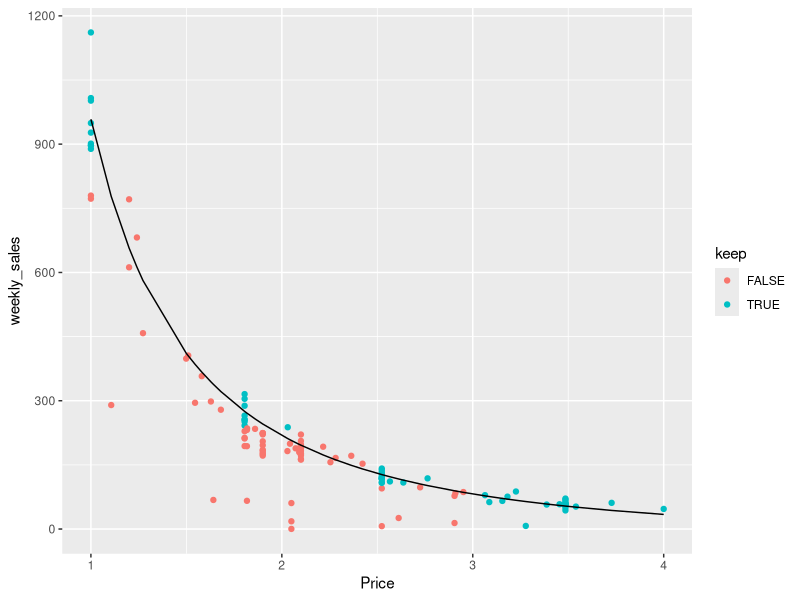
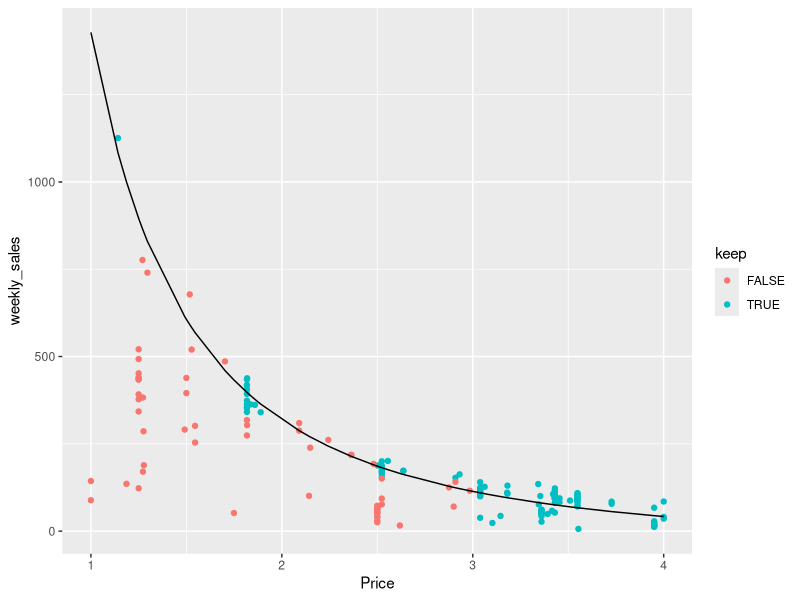
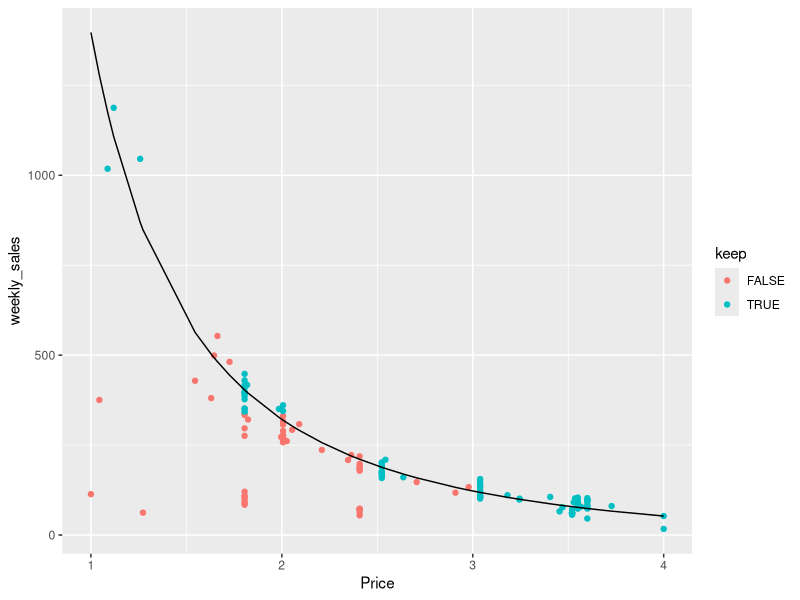
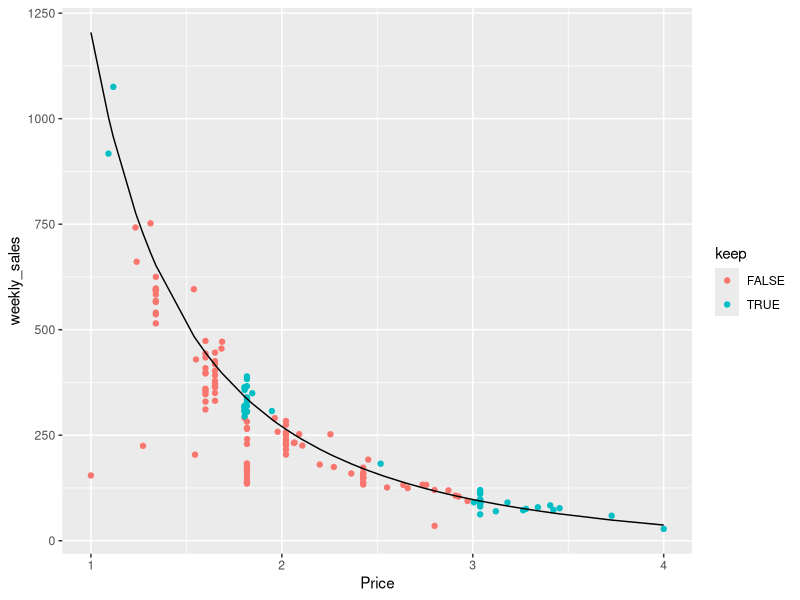
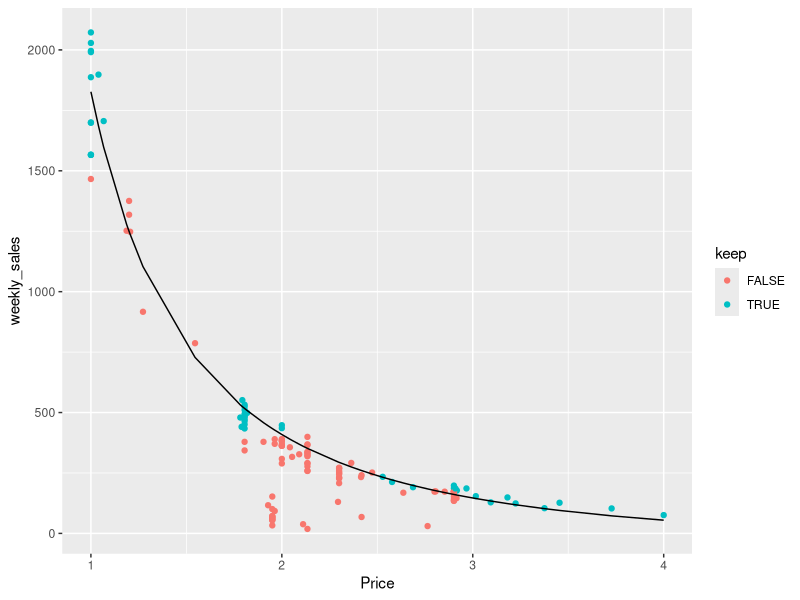
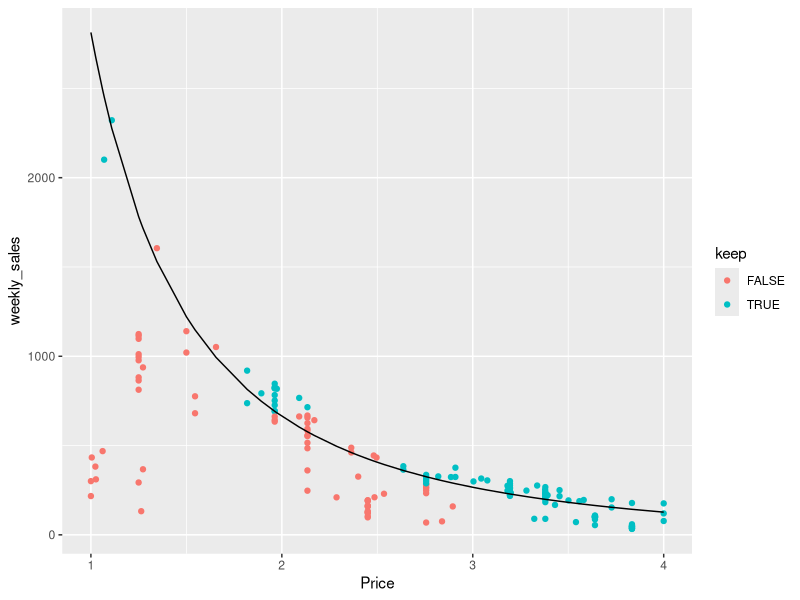
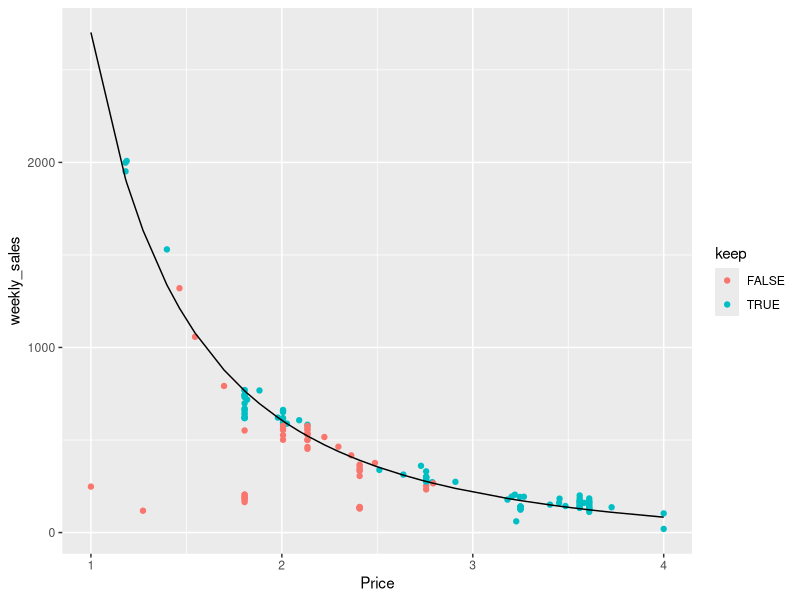
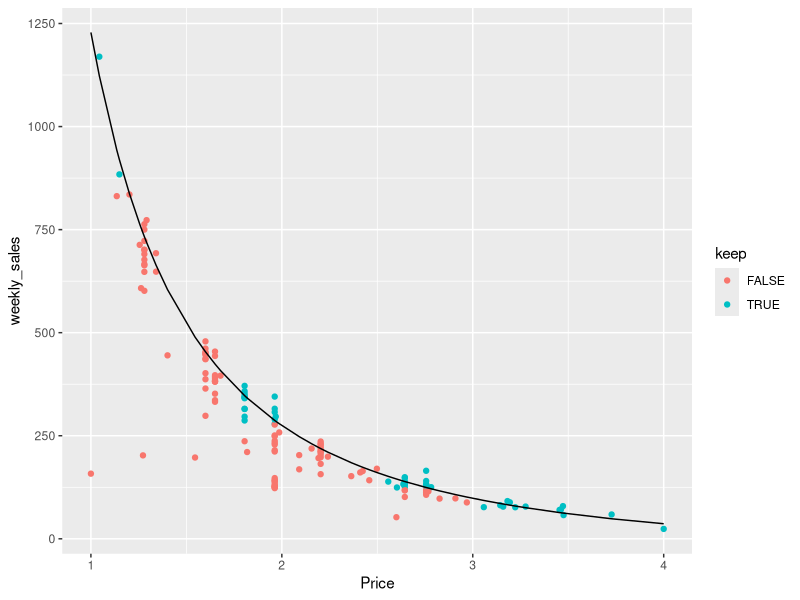

Write the R code that produced these figures, in order.
library(dplyr)
library(ggplot2)
# library(MASS)

sales_df <- read.csv('sales.csv', stringsAsFactors=FALSE)
sales_df$weekly_sales <- sales_df$Sales / 4
regions <- unique(sales_df$Region)
products <- unique(sales_df$Product)
price_neighborhoods <- seq(1, 4, by=0.75)

get.neighborhood <- function(p, price_neighborhoods) {
    # Take care of tail end
    if (p == 4) {
        return(length(price_neighborhoods) - 1)
    }
    # Note we take the last element because neighborhoods
    # are inclusive on the lower end.
    found <- which(sort(c(p, price_neighborhoods)) == p)
    return(found[length(found)] - 1)
}

# Testing get.neighborhood
# for (p in seq(1, 4, by=0.1)) {
#     print(p)
#     print(get.neighborhood(p, price_neighborhoods))
# }

PROP = 0.25

coef_fit_df <- data.frame(matrix(0, 28, 4))
colnames(coef_fit_df) <- c('b',
                           'a',
                           'region',
                           'product')
j <- 1
for (region in regions) {
    for (product in products) {
        this_df <- sales_df %>%
            filter(Region == region, Product == product) %>%
            filter(weekly_sales > 0) # This isn't removing censored
            # data, it's just removing point with no sales.

        # Apply neighborhood-based removal of censored data.
        # First, we find the max value in each neighborhood
        # [1, 1.5), [1.5, 2), ...
        neighborhood_maxes <- rep(NA,
            length(price_neighborhoods) - 1)
        for (i in 1:length(neighborhood_maxes)) {
            p_lower <- price_neighborhoods[i]
            p_upper <- price_neighborhoods[i + 1]
            tmp <- this_df %>%
                filter(p_lower <= Price, Price < p_upper)
            neighborhood_maxes[i] <- max(tmp$weekly_sales)
        }

        # Then, we attach this max to each data point, and
        # remove the ones that are not within 50% of their
        # max (arbitrary number, should work well).
        this_df$local_max <- neighborhood_maxes[unlist(
            sapply(this_df$Price, FUN=get.neighborhood,
                   price_neighborhoods))]

        this_df$keep <- (
            this_df$weekly_sales > this_df$local_max * (1 - PROP) &
            this_df$weekly_sales < this_df$local_max * (1 + PROP))

        # Let's keep everything past price 3, though, because
        # censoring at that level is ineffective anyways.
        this_df[which(this_df$Price >= 3), ]$keep <- TRUE
        
        # Fit the model only on clean data
        clean_df <- this_df[this_df$keep, ]
        model <- lm(weekly_sales ~ I(Price ^ (-2)), data=clean_df)
        
        # Save the coefficients
        coef_fit_df[j, ] <- c(model$coef, region, product)
        j <- j + 1
        # Predict and plot on all prices.
        this_df$pred <- predict(model, this_df)
        ggplot(this_df, aes(x=Price)) +
            geom_point(aes(y=weekly_sales, colour=keep)) +
            geom_line(aes(y=pred))
        ggsave(paste('sales_and_fits_plots/', product, '_',
                      region, '.png', sep=''),
               width=10, height=6)
    }
}

write.csv(coef_fit_df, 'demand_fit_coefs.csv',
          quote=FALSE, row.names=FALSE)



